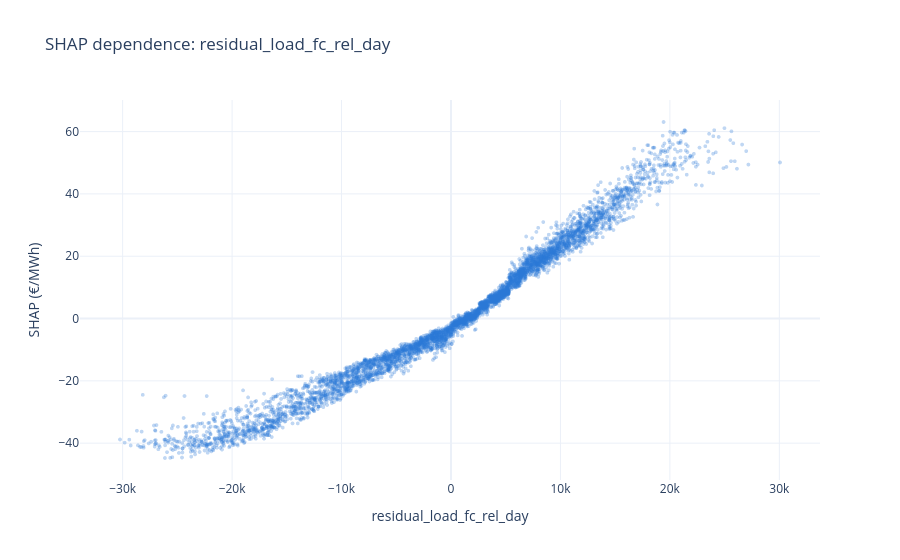
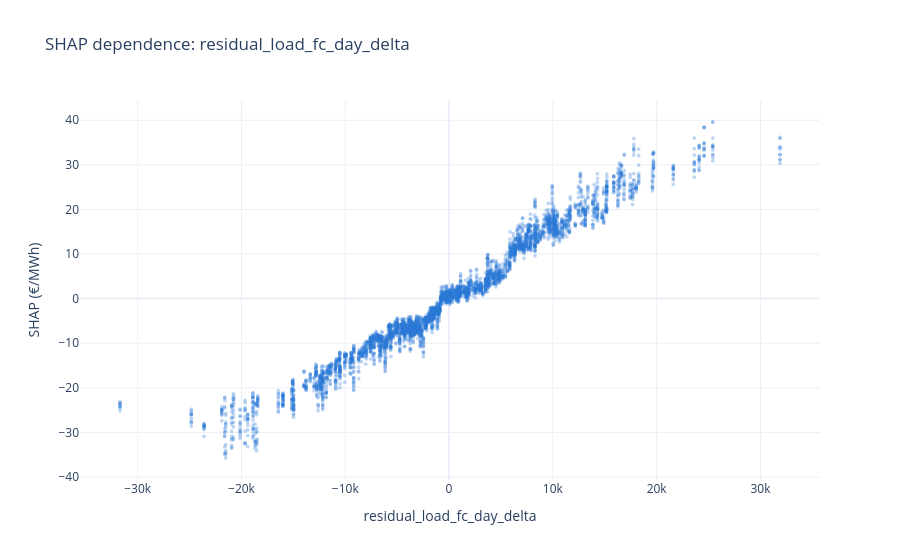
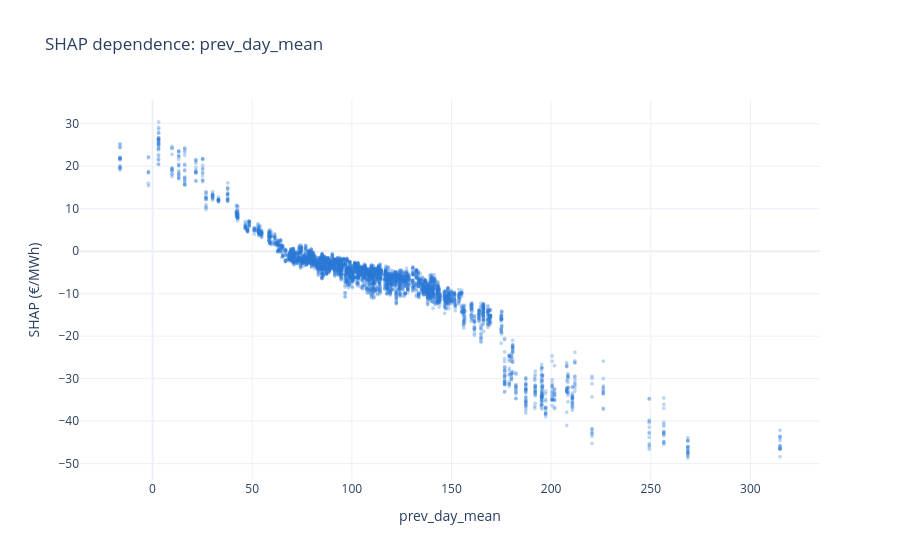
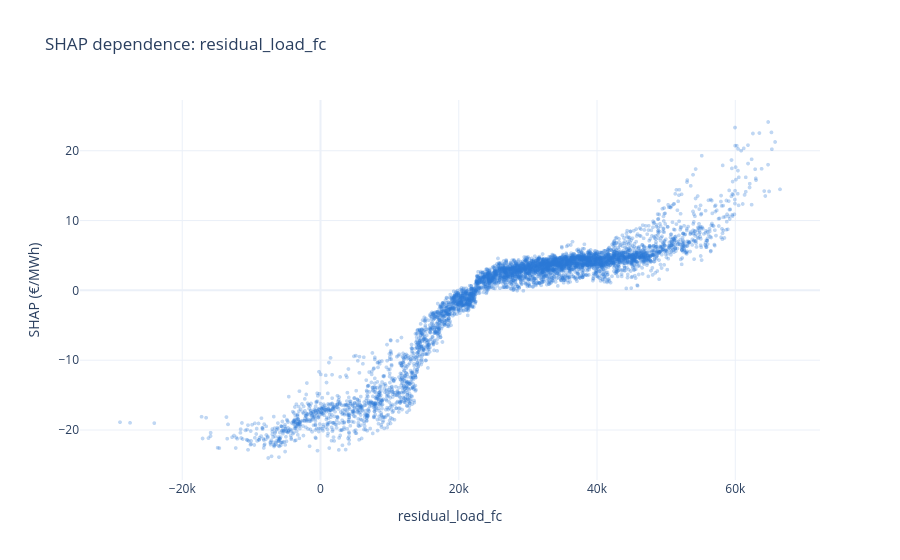

Notebook code for these charts, in order:
### Markdown cell above
## Dependence

### Code cell
for f in imp["feature"].head(4):
    plots.shap_dependence(test, shap, f).show()

### Figure 1 — Plotly figure (JSON) as saved in the notebook; plotly's stock layout.template omitted (floating-point values rounded to 4 significant figures; data arrays with more than 128 entries replaced by an {"elided": "..."} marker saying what was removed)
{"data": [{"hovertemplate": "value=%{x}<br>shap=%{y}<extra></extra>", "legendgroup": "", "marker": {"color": "#2a78d6", "opacity": 0.3, "size": 4, "symbol": "circle"}, "mode": "markers", "name": "", "showlegend": false, "type": "scattergl", "x": {"elided": "5000 float values"}, "xaxis": "x", "y": {"elided": "5000 float values"}, "yaxis": "y"}], "layout": {"legend": {"tracegroupgap": 0}, "title": {"text": "SHAP dependence: residual_load_fc_rel_day"}, "xaxis": {"anchor": "y", "domain": [0, 1], "title": {"text": "residual_load_fc_rel_day"}}, "yaxis": {"anchor": "x", "domain": [0, 1], "title": {"text": "SHAP (€/MWh)"}}}}

### Figure 2 — Plotly figure (JSON) as saved in the notebook; plotly's stock layout.template omitted (floating-point values rounded to 4 significant figures; data arrays with more than 128 entries replaced by an {"elided": "..."} marker saying what was removed)
{"data": [{"hovertemplate": "value=%{x}<br>shap=%{y}<extra></extra>", "legendgroup": "", "marker": {"color": "#2a78d6", "opacity": 0.3, "size": 4, "symbol": "circle"}, "mode": "markers", "name": "", "showlegend": false, "type": "scattergl", "x": {"elided": "5000 float values"}, "xaxis": "x", "y": {"elided": "5000 float values"}, "yaxis": "y"}], "layout": {"legend": {"tracegroupgap": 0}, "title": {"text": "SHAP dependence: residual_load_fc_day_delta"}, "xaxis": {"anchor": "y", "domain": [0, 1], "title": {"text": "residual_load_fc_day_delta"}}, "yaxis": {"anchor": "x", "domain": [0, 1], "title": {"text": "SHAP (€/MWh)"}}}}

### Figure 3 — Plotly figure (JSON) as saved in the notebook; plotly's stock layout.template omitted (floating-point values rounded to 4 significant figures; data arrays with more than 128 entries replaced by an {"elided": "..."} marker saying what was removed)
{"data": [{"hovertemplate": "value=%{x}<br>shap=%{y}<extra></extra>", "legendgroup": "", "marker": {"color": "#2a78d6", "opacity": 0.3, "size": 4, "symbol": "circle"}, "mode": "markers", "name": "", "showlegend": false, "type": "scattergl", "x": {"elided": "5000 float values"}, "xaxis": "x", "y": {"elided": "5000 float values"}, "yaxis": "y"}], "layout": {"legend": {"tracegroupgap": 0}, "title": {"text": "SHAP dependence: prev_day_mean"}, "xaxis": {"anchor": "y", "domain": [0, 1], "title": {"text": "prev_day_mean"}}, "yaxis": {"anchor": "x", "domain": [0, 1], "title": {"text": "SHAP (€/MWh)"}}}}

### Figure 4 — Plotly figure (JSON) as saved in the notebook; plotly's stock layout.template omitted (floating-point values rounded to 4 significant figures; data arrays with more than 128 entries replaced by an {"elided": "..."} marker saying what was removed)
{"data": [{"hovertemplate": "value=%{x}<br>shap=%{y}<extra></extra>", "legendgroup": "", "marker": {"color": "#2a78d6", "opacity": 0.3, "size": 4, "symbol": "circle"}, "mode": "markers", "name": "", "showlegend": false, "type": "scattergl", "x": {"elided": "5000 float values"}, "xaxis": "x", "y": {"elided": "5000 float values"}, "yaxis": "y"}], "layout": {"legend": {"tracegroupgap": 0}, "title": {"text": "SHAP dependence: residual_load_fc"}, "xaxis": {"anchor": "y", "domain": [0, 1], "title": {"text": "residual_load_fc"}}, "yaxis": {"anchor": "x", "domain": [0, 1], "title": {"text": "SHAP (€/MWh)"}}}}
